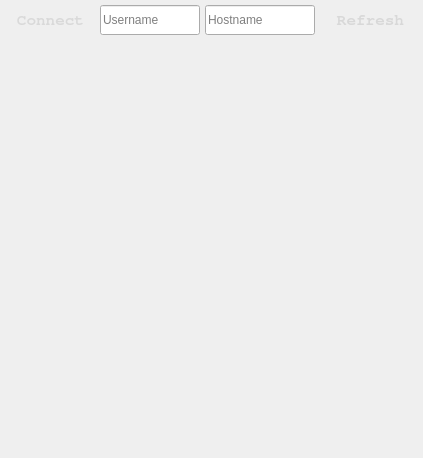
<?xml version="1.0" encoding="UTF-8"?>
<ui version="4.0">
 <class>ClientWindow</class>
 <widget class="QWidget" name="ClientWindow">
  <property name="geometry">
   <rect>
    <x>0</x>
    <y>0</y>
    <width>423</width>
    <height>458</height>
   </rect>
  </property>
  <property name="windowTitle">
   <string>Form</string>
  </property>
  <property name="styleSheet">
   <string notr="true">background-image:</string>
  </property>
  <widget class="QWidget" name="widget" native="true">
   <property name="geometry">
    <rect>
     <x>0</x>
     <y>-10</y>
     <width>431</width>
     <height>471</height>
    </rect>
   </property>
   <property name="styleSheet">
    <string notr="true">background-image:url(:/images/Main_Menu.jpg);
background-position: bottom right;</string>
   </property>
   <widget class="QPushButton" name="btnClientWinConnect">
    <property name="enabled">
     <bool>true</bool>
    </property>
    <property name="geometry">
     <rect>
      <x>0</x>
      <y>10</y>
      <width>101</width>
      <height>40</height>
     </rect>
    </property>
    <property name="font">
     <font>
      <family>FreeMono</family>
      <pointsize>12</pointsize>
      <weight>75</weight>
      <bold>true</bold>
     </font>
    </property>
    <property name="styleSheet">
     <string notr="true">color:rgb(217, 217, 217)</string>
    </property>
    <property name="text">
     <string>Connect</string>
    </property>
    <property name="flat">
     <bool>true</bool>
    </property>
   </widget>
   <widget class="QPushButton" name="btnRefresh">
    <property name="enabled">
     <bool>false</bool>
    </property>
    <property name="geometry">
     <rect>
      <x>320</x>
      <y>10</y>
      <width>101</width>
      <height>40</height>
     </rect>
    </property>
    <property name="font">
     <font>
      <family>FreeMono</family>
      <pointsize>12</pointsize>
      <weight>75</weight>
      <italic>false</italic>
      <bold>true</bold>
     </font>
    </property>
    <property name="styleSheet">
     <string notr="true">color:rgb(216, 216, 216)</string>
    </property>
    <property name="text">
     <string>Refresh</string>
    </property>
    <property name="flat">
     <bool>true</bool>
    </property>
   </widget>
   <widget class="QLineEdit" name="lnUserName">
    <property name="enabled">
     <bool>true</bool>
    </property>
    <property name="geometry">
     <rect>
      <x>100</x>
      <y>15</y>
      <width>100</width>
      <height>30</height>
     </rect>
    </property>
    <property name="styleSheet">
     <string notr="true"/>
    </property>
    <property name="text">
     <string/>
    </property>
    <property name="placeholderText">
     <string>Username</string>
    </property>
   </widget>
   <widget class="QLineEdit" name="lnHostName">
    <property name="geometry">
     <rect>
      <x>205</x>
      <y>15</y>
      <width>110</width>
      <height>30</height>
     </rect>
    </property>
    <property name="text">
     <string/>
    </property>
    <property name="placeholderText">
     <string>Hostname</string>
    </property>
   </widget>
  </widget>
 </widget>
 <resources/>
 <connections/>
</ui>
